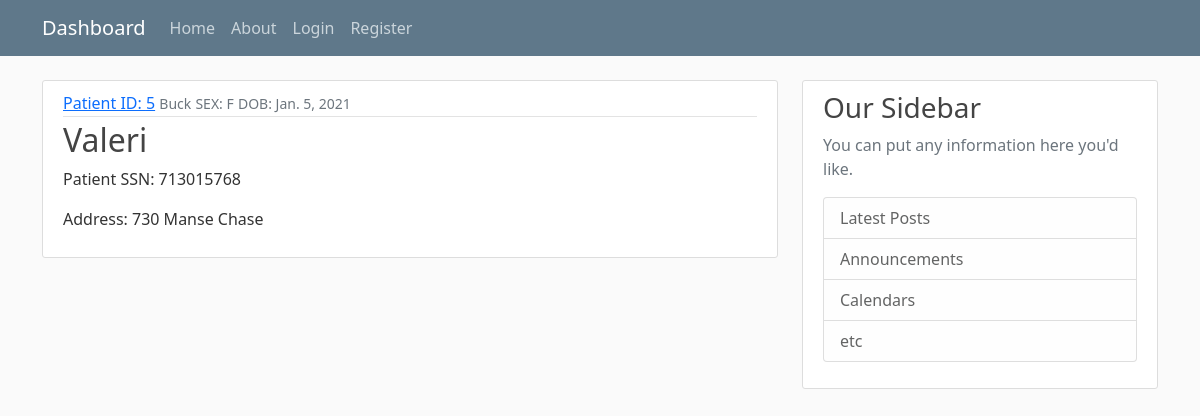
/patient/5/, run on the app's committed database.
### core/models.py (models this page shows, shortened)
class Patient(models.Model):
    PatientID = models.IntegerField()
    PatientSSN = models.CharField(max_length=30)
    FirstName = models.CharField(max_length=30)
    LastName = models.CharField(max_length=30)
    Address = models.TextField(max_length=200)
    Sex = models.CharField(max_length=1)
    DOB = models.DateField(default=timezone.now)
    Author = models.ForeignKey(User, on_delete=models.CASCADE)

### core/views.py (the view)
# urls.py: path('patient/<int:pk>/', PatientDetailView.as_view(), name='patient-detail'),
class PatientDetailView(DetailView):
    model = Patient

### core/templates/core/patient_detail.html (shortened to what this page needs)
{% extends "core/base.html"%}
{% block content %}
        <article class="media content-section">
            <div class="media-body">
              <div class="article-metadata">
                <a class="mr-2" href="#">Patient ID: {{ object.PatientID }}</a>
                <small class="text-muted">{{ object.LastName }}</small>
                <small class="text-muted"> SEX: {{ object.Sex }}</small>
                <small class="text-muted"> DOB: {{ object.DOB }}</small>
              </div>
              <h2 class="article-title">{{ object.FirstName }}</h2>
              <p class="article-content">Patient SSN: {{ object.PatientSSN }}</p>
              <p class="article-content">Address: {{ object.Address }}</p>
            </div>
          </article>
{% endblock content %}

### core/static/core/main.css (style rules this page uses)
body { background: #fafafa; color: #333333; margin-top: 5rem; }
h1, h2, h3, h4, h5, h6 { color: #444444; }
.content-section { background: #ffffff; padding: 10px 20px; border: 1px solid #dddddd; border-radius: 3px; margin-bottom: 20px; }
.article-title { color: #444444; }
.article-content { white-space: pre-line; }
.article-metadata { padding-bottom: 1px; margin-bottom: 4px; border-bottom: 1px solid #e3e3e3; }

### data on the page
Patient: PatientID "5", LastName "Buck", Sex "F", DOB "Jan. 5, 2021", FirstName "Valeri", PatientSSN "713015768", Address "730 Manse Chase"
